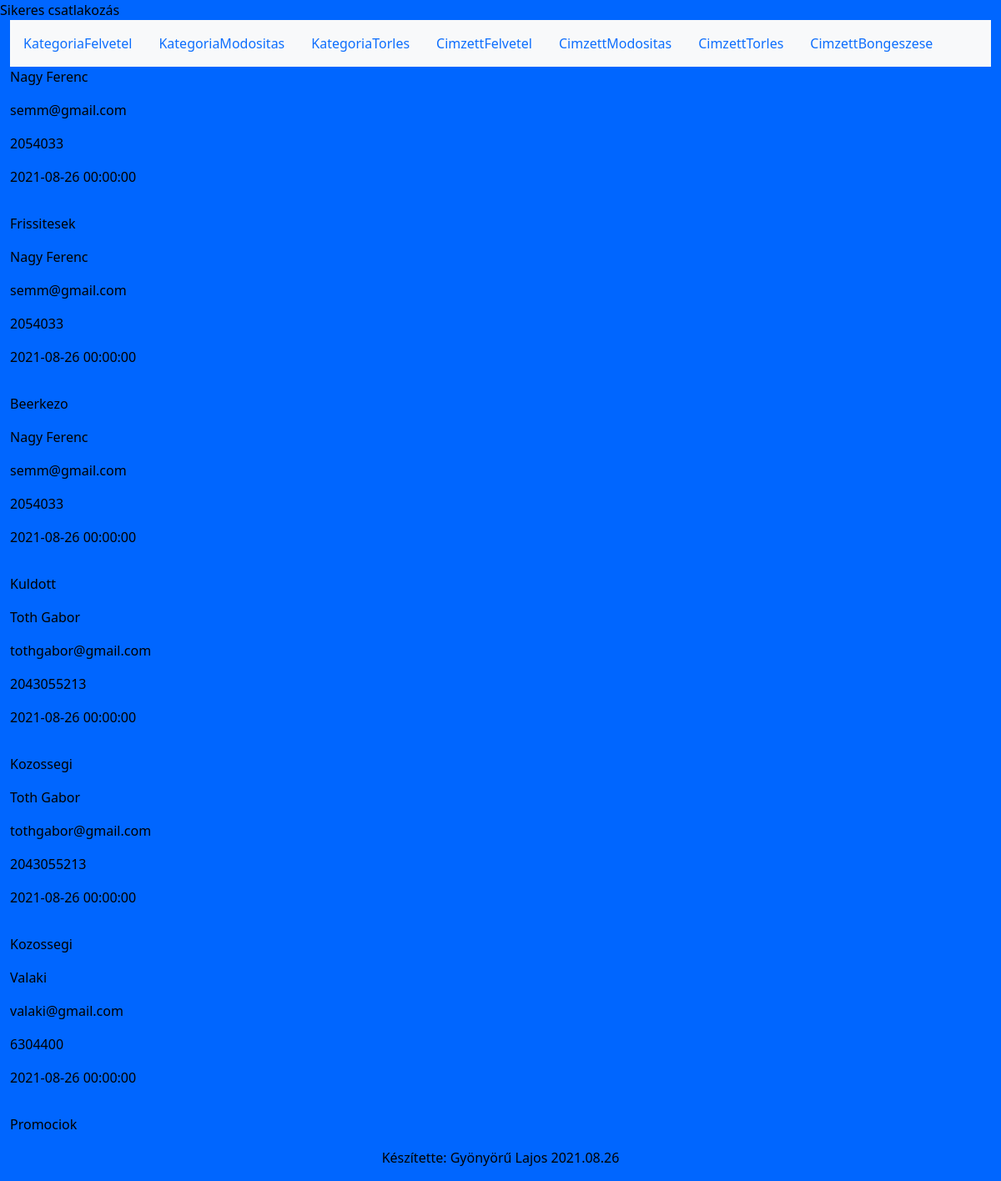
The page /index.php?menu=Bongeszes on the database its author committed.
### tables this page shows
CREATE TABLE IF NOT EXISTS `cimzettek` (
  `Cimzettid` int(11) NOT NULL AUTO_INCREMENT,
  `Nev` varchar(250) NOT NULL,
  `emailcim` varchar(250) NOT NULL,
  `mobiltelefonszam` int(250) NOT NULL,
  `felvitelidopontja` datetime NOT NULL DEFAULT current_timestamp(),
  `kategorianeve` varchar(250) NOT NULL,
  PRIMARY KEY (`Cimzettid`)
);

CREATE TABLE IF NOT EXISTS `kategoriak` (
  `kategoriaID` int(11) NOT NULL AUTO_INCREMENT,
  `neve` varchar(250) NOT NULL,
  PRIMARY KEY (`kategoriaID`)
);

### CimzettBongeszese.php (the view, shortened to what this page needs)
<?php
 $sql="SELECT cimzettek.Nev,cimzettek.emailcim,cimzettek.mobiltelefonszam,cimzettek.felvitelidopontja,cimzettek.kategorianeve, kategoriak.neve FROM cimzettek
Inner JOIN kapcsolattabla ON cimzettek.Cimzettid=kapcsolattabla.CimID2 JOIN kategoriak ON kapcsolattabla.kategoriaID2=kategoriak.kategoriaID
ORDER By cimzettek.Nev ASC;";
    $result=$conn->query($sql);
    if($result->num_rows>0)
    {
        while($row=$result->fetch_assoc())
        {
            echo '<p>'.$row["Nev"].'</p>';
            echo '<p>'.$row["emailcim"].'</p>';
            echo '<p>'.$row["mobiltelefonszam"].'</p>';
            echo '<p>'.$row["felvitelidopontja"].'</p>';
            echo '<p>'.$row["neve"].'</p>';
        }
    }
?>

### stilus.css (style rules this page uses)
body { background-color: #0066ff; color:black; }

### rows shown on the page
cimzettek: Nev "Nagy Ferenc", emailcim "semm@gmail.com", mobiltelefonszam "2054033", felvitelidopontja "2021-08-26 00:00:00", kategoriak.neve "Frissitesek", kategoriak.neve "Beerkezo", kategoriak.neve "Kuldott"
cimzettek: Nev "Toth Gabor", emailcim "tothgabor@gmail.com", mobiltelefonszam "2043055213", felvitelidopontja "2021-08-26 00:00:00", kategoriak.neve "Kozossegi"
cimzettek: Nev "Valaki", emailcim "valaki@gmail.com", mobiltelefonszam "6304400", felvitelidopontja "2021-08-26 00:00:00", kategoriak.neve "Promociok"
